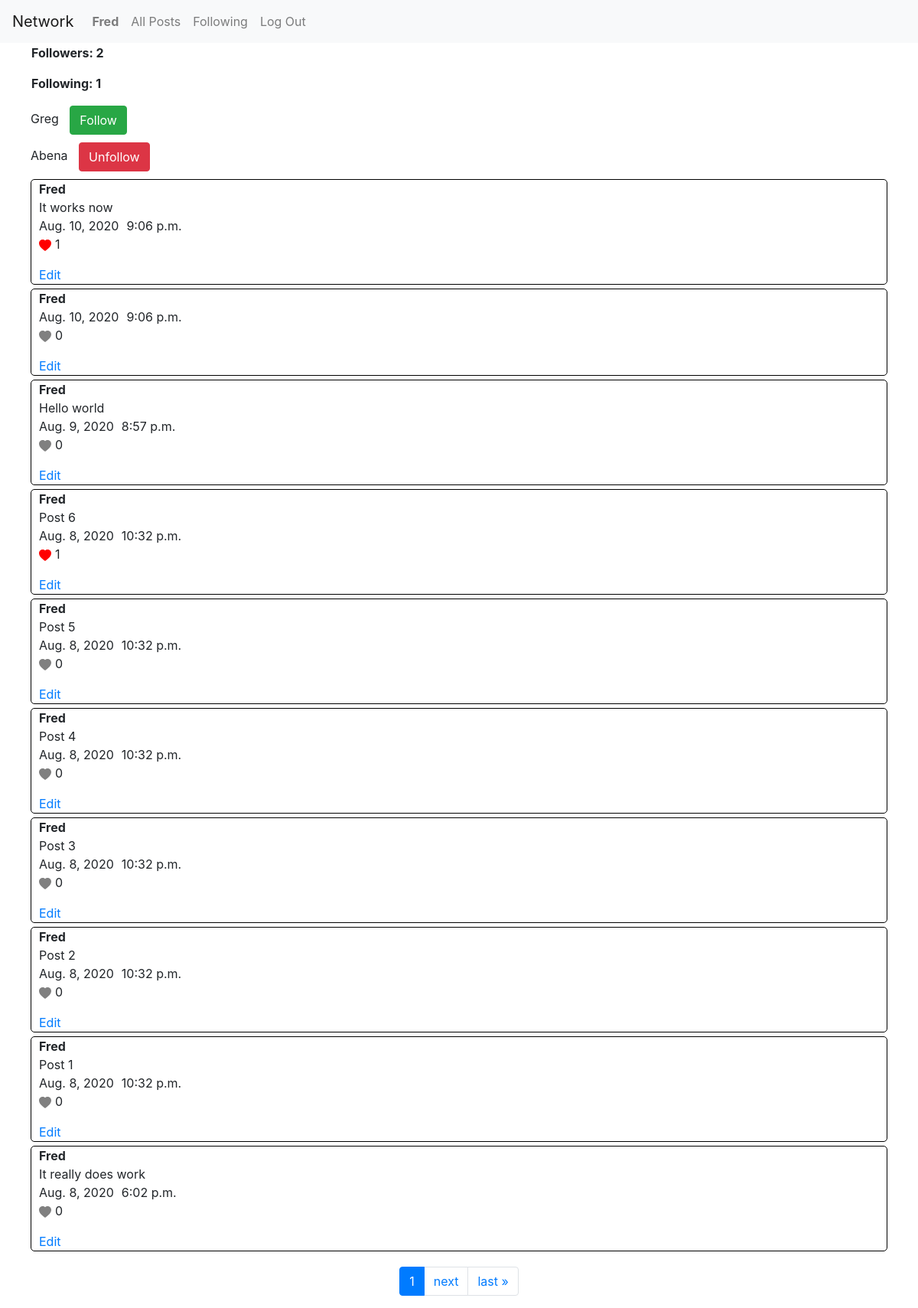
/profile (signed in), run on an earlier commit of the app's database.
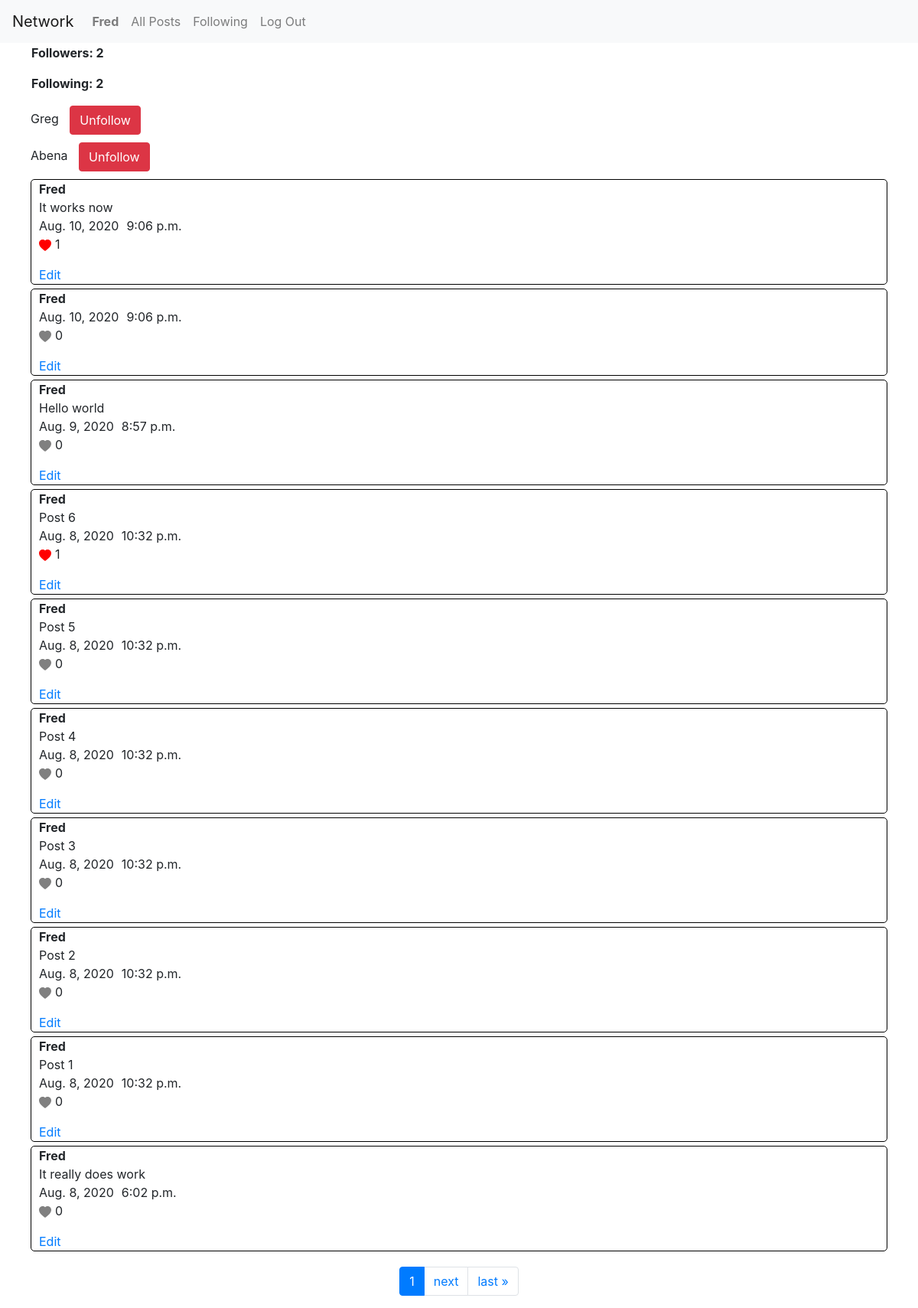
And on a later commit of the database.
### network/models.py (models this page shows)
class User(AbstractUser):
    pass

### network/views.py (the view)
# urls.py: path("profile", views.profile, name="profile"),
@login_required
def profile(request):
    user = User.objects.get(username=request.user)
    users = User.objects.exclude(username=request.user)
    posts = Post.objects.filter(user=user).order_by('-id')
    paginator = Paginator(posts, 10)
    page_number = request.GET.get('page')
    posts = paginator.get_page(page_number)
    return render(request, "network/profile.html", {
        "user":user,
        "posts":posts,
        "users":users
    })

### network/templatetags/custom_template_tags.py (called while the page is built)
@register.simple_tag
def to_list(a, args):
    if args.filter(follow=a).exists():
        exists = True
    else:
        exists = False
    return exists

@register.simple_tag
def post_liker(a, args):
    if args.likes.filter(user=a).exists():
        exists = True
    else:
        exists = False
    return exists

### network/templates/network/profile.html (shortened to what this page needs)
{% extends "network/layout.html" %}
{% load custom_template_tags %}
{% block body %}
    <div id="f-f">
        <p id="followers">Followers: {{ user.followers.count }}</p>
        <p id="following">Following: {{ user.following.count }}</p>
    </div>
    {% for u in users %}
        <div id="user">
            {{ u.username|title }}
            {% to_list user u.followers as value %}
            {% if value == False %}
            <button class="btn btn-success" onclick="window.location.href='/follow/{{ u.id }}'">Follow</button>
            {% else %}
            <button class="btn btn-danger" onclick="window.location.href='/follow/{{ u.id }}'">Unfollow</button>
            {% endif %}
        </div>
    {% endfor %}
    <div class="post-main">
        {% for i in posts %}
            <div class="post-container">
                <div class="title-post">
                    <div class="title">{{ i.user|title }}</div>
                    <div class="post"> {{ i.post }} </div>
                </div>
                <div class="date-time">
                    <div class="date">{{ i.date }} </div>
                    <div class="time"> {{ i.time }} </div>
                </div>
                <div class="like">
                    <a class="like-link" id="like-{{ i.id }}" data-id="{{ i.id }}">
                        {% post_liker user i as likee %}
                        {% if likee == False %}
                        <svg id="b-{{ i.id }}" class="like-btn" width="1em" height="1em" viewBox="0 0 16 16" class="bi bi-heart-fill" fill="grey" xmlns="http://www.w3.org/2000/svg">
                            <path fill-rule="evenodd" d="M8 1.314C12.438-3.248 23.534 4.735 8 15-7.534 4.736 3.562-3.248 8 1.314z"/>
                        </svg>
                        {% else %}
                        <svg id="b-{{ i.id }}" class="like-btn" width="1em" height="1em" viewBox="0 0 16 16" class="bi bi-heart-fill" fill="red" xmlns="http://www.w3.org/2000/svg">
                            <path fill-rule="evenodd" d="M8 1.314C12.438-3.248 23.534 4.735 8 15-7.534 4.736 3.562-3.248 8 1.314z"/>
                        </svg>
                        {% endif %}
                    </a>
                    <p id="num-likes-{{ i.id }}" class="num-likes"> {{ i.likes.count}} </p>
                </div>
                <div class="edit">
                    {% if i.user == request.user %}
                        <a href="edit/{{ i.id }}">Edit</a>
                    {% endif %}
                </div>
            </div>
        {% endfor %}
    </div>
    <nav class="page-nav" aria-label="Page navigation example">
        <ul class="pagination">
                <li class="page-item active" aria-current="page">
                    <a class="page-link" href="?page={{ posts.number }}">{{ posts.number }} <span class="sr-only">(current)</span></a>
                </li>
            {% if posts.has_next %}
                <li class="page-item"><a class="page-link" href="?page={{ posts.next_page_number }}">next</a></li>
                <li class="page-item"><a class="page-link" href="?page={{ posts.paginator.num_pages }}">last &raquo;</a></li>
            {% endif %}
        </ul>
    </nav>
{% endblock %}

### network/templates/network/layout.html (shortened to what this page needs)
{% load static %}
<!DOCTYPE html>
<html lang="en">
    <head>
        <link rel="stylesheet" href="https://stackpath.bootstrapcdn.com/bootstrap/4.4.1/css/bootstrap.min.css">
        <link href="{% static 'network/styles.css' %}" rel="stylesheet">
    </head>
    <body>
        <nav class="navbar navbar-expand-lg navbar-light bg-light">
            <a class="navbar-brand" href="{% url 'index' %}">Network</a>
            <div>
              <ul class="navbar-nav mr-auto">
                {% if user.is_authenticated %}
                    <li class="nav-item">
                        <a class="nav-link" href="{% url 'profile' %}"><strong>{{ user.username|title }}</strong></a>
                    </li>
                {% endif %}
                <li class="nav-item">
                  <a class="nav-link" href="{% url 'index' %}">All Posts</a>
                </li>
                {% if user.is_authenticated %}
                    <li class="nav-item">
                        <a class="nav-link" href="{% url 'following' %}">Following</a>
                    </li>
                    <li class="nav-item">
                        <a class="nav-link" href="{% url 'logout' %}">Log Out</a>
                    </li>
                {% endif %}
              </ul>
            </div>
          </nav>
        <div class="body">
            {% block body %}
            {% endblock %}
        </div>
    </body>
</html>

What changed in the data, as far as the page shows it:
changed User "Fred": following.count "1" → "2"
computed for User "Greg": text "Follow" → "Unfollow"
